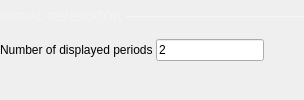
            <widget class="QWidget" name="SignalGenerator" native="true">
             <layout class="QVBoxLayout" name="verticalLayout_7">
              <property name="spacing">
               <number>0</number>
              </property>
              <property name="leftMargin">
               <number>0</number>
              </property>
              <property name="topMargin">
               <number>0</number>
              </property>
              <property name="rightMargin">
               <number>0</number>
              </property>
              <property name="bottomMargin">
               <number>0</number>
              </property>
              <item>
               <layout class="QHBoxLayout" name="horizontalLayout_10">
                <property name="spacing">
                 <number>0</number>
                </property>
                <property name="topMargin">
                 <number>0</number>
                </property>
                <item>
                 <widget class="QLabel" name="label_9">
                  <property name="sizePolicy">
                   <sizepolicy hsizetype="Fixed" vsizetype="Fixed">
                    <horstretch>0</horstretch>
                    <verstretch>0</verstretch>
                   </sizepolicy>
                  </property>
                  <property name="styleSheet">
                   <string notr="true">QLabel {
  font-size: 12px;
color: rgba(255, 255, 255, 70);
}</string>
                  </property>
                  <property name="text">
                   <string>SIGNAL GENERATOR </string>
                  </property>
                 </widget>
                </item>
                <item>
                 <widget class="Line" name="line_4">
                  <property name="minimumSize">
                   <size>
                    <width>0</width>
                    <height>1</height>
                   </size>
                  </property>
                  <property name="maximumSize">
                   <size>
                    <width>16777215</width>
                    <height>1</height>
                   </size>
                  </property>
                  <property name="styleSheet">
                   <string notr="true">border: 1px solid rgba(255, 255, 255, 70);</string>
                  </property>
                  <property name="orientation">
                   <enum>Qt::Horizontal</enum>
                  </property>
                 </widget>
                </item>
               </layout>
              </item>
              <item>
               <spacer name="verticalSpacer_4">
                <property name="orientation">
                 <enum>Qt::Vertical</enum>
                </property>
                <property name="sizeType">
                 <enum>QSizePolicy::Fixed</enum>
                </property>
                <property name="sizeHint" stdset="0">
                 <size>
                  <width>20</width>
                  <height>5</height>
                 </size>
                </property>
               </spacer>
              </item>
              <item>
               <layout class="QHBoxLayout" name="horizontalLayout_2">
                <property name="topMargin">
                 <number>0</number>
                </property>
                <item>
                 <widget class="QLabel" name="label_3">
                  <property name="sizePolicy">
                   <sizepolicy hsizetype="Fixed" vsizetype="Preferred">
                    <horstretch>0</horstretch>
                    <verstretch>0</verstretch>
                   </sizepolicy>
                  </property>
                  <property name="text">
                   <string>Number of displayed periods </string>
                  </property>
                 </widget>
                </item>
                <item>
                 <widget class="QLineEdit" name="sigGenNrPeriods">
                  <property name="sizePolicy">
                   <sizepolicy hsizetype="Minimum" vsizetype="Fixed">
                    <horstretch>0</horstretch>
                    <verstretch>0</verstretch>
                   </sizepolicy>
                  </property>
                  <property name="styleSheet">
                   <string notr="true">
QLineEdit[invalid=true] {
border-color: red;
color: red;
}
QLineEdit[valid=true] {
border-color: grey;
color: white;
}</string>
                  </property>
                  <property name="text">
                   <string>2</string>
                  </property>
                 </widget>
                </item>
                <item>
                 <spacer name="horizontalSpacer_2">
                  <property name="orientation">
                   <enum>Qt::Horizontal</enum>
                  </property>
                  <property name="sizeHint" stdset="0">
                   <size>
                    <width>40</width>
                    <height>20</height>
                   </size>
                  </property>
                 </spacer>
                </item>
               </layout>
              </item>
              <item>
               <spacer name="verticalSpacer_5">
                <property name="orientation">
                 <enum>Qt::Vertical</enum>
                </property>
                <property name="sizeType">
                 <enum>QSizePolicy::Minimum</enum>
                </property>
                <property name="sizeHint" stdset="0">
                 <size>
                  <width>20</width>
                  <height>27</height>
                 </size>
                </property>
               </spacer>
              </item>
             </layout>
            </widget>
